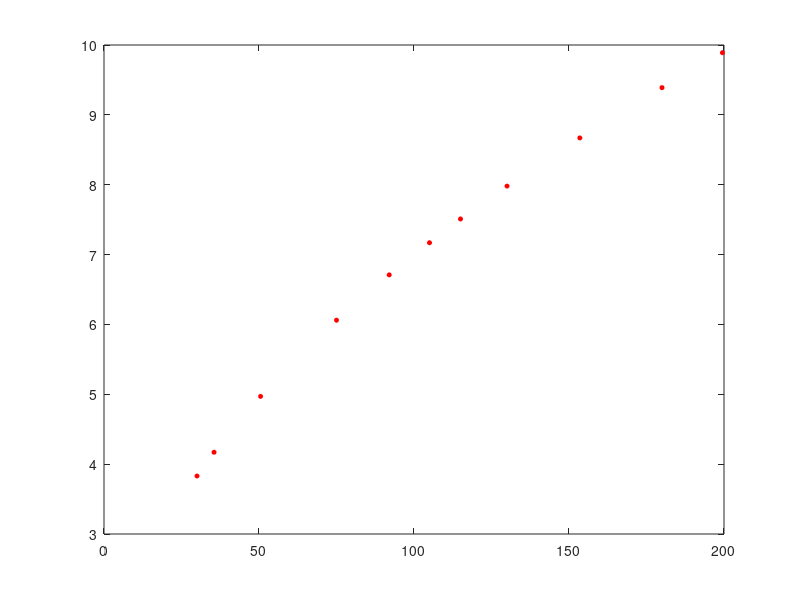
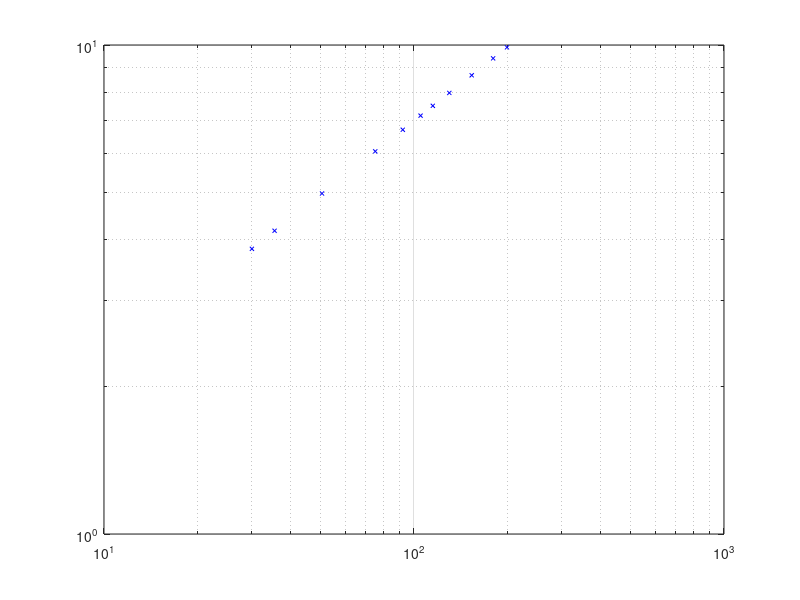
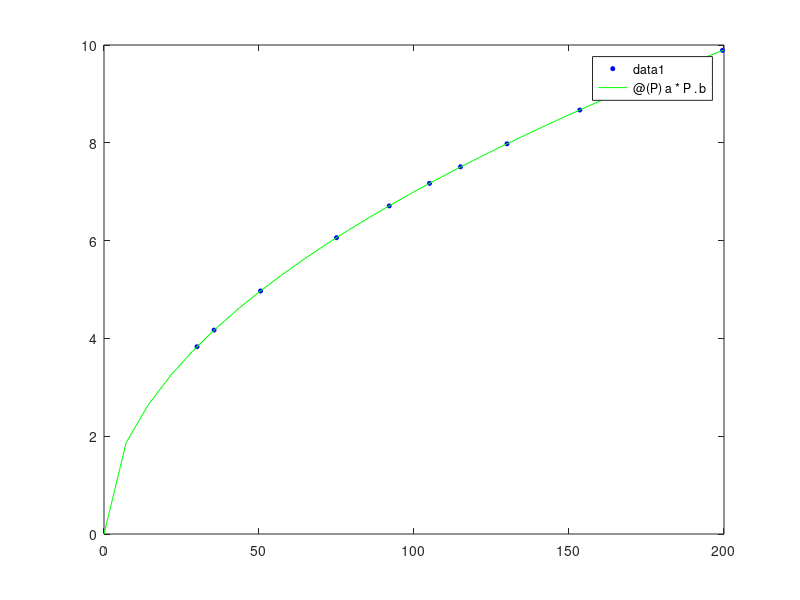

Reproduce these figures in MATLAB, in order.
%PARA CALIBRAR UN MEDIDOR DE ORIFICIO SE MIDE LA VELOCIDAD V DE UN FLUIDO Y
%LA CAIDA DE PRESION DEL TAPE.
%LOS DATOS EXPERIMENTALES SE DAN A CONTINUACION Y SE BUSCAN LOS MEJORES
%PARAMETROS A Y B, DE LA ECUACION QUE REPRESENTE A ESTOS DATOS
%V(P/S)=[3.83,4.17,4.97,6.06,6.71,7.17,7.51,7.98,8.67,9.39,9.89];
%AP(MMHG)=[30.00,35.5,50.5,75.0,92.0,105.0,115.0,130.0,153.5,180.0,199.5];
% LA ECUACION ES v=a(AP)^b
% DONDE V ES LA VELOCIDAD PROMEDIO EN PIES/S
% Y AP ES LA CAIDA DE PRESION EN MMHG
%ENCUENTRE LOS PARAMETROS YINDICADOS A Y B Y CON EL MODELO, ESTIME LA
%VELOCIDAD PROMEDIO, CUANDO LA CAIDA DE PRESION ES DE 140 MMHG.
%HACER LAS GRAFICAS
%MODELO POTENCIAL
clc
clear all;
v=[3.83,4.17,4.97,6.06,6.71,7.17,7.51,7.98,8.67,9.39,9.89];
p=[30.00,35.5,50.5,75.0,92.0,105.0,115.0,130.0,153.5,180.0,199.5];
%LINEALIZANDO EL MODELO TENEMOS

plot(p,v,'o','MarkerSize',3,'MarkerFaceColor','r','MarkerEdgeColor','r');
figure
loglog(p,v,'x','MarkerSize',3,'MarkerFaceColor','b','MarkerEdgeColor','b');
grid on
x=log(p);
y=log(v);

A=[length(x),sum(x);sum(x),sum(x.^2)]
B=[sum(y);sum(y.*x)]
    
X=inv(A)*B;

a_0=X(1)
a_1=X(2)

a=exp(a_0)
b=a_1

V=@(P) a*P.^b;
figure
plot(p,v,'o','MarkerSize',3,'MarkerFaceColor','b','MarkerEdgeColor','b');
hold on
fplot(V,[0,200],'g');
velocidad=V(140)

sr=sum((v-V(p)).^2)
st=sum((v-mean(v)).^2)
r=sqrt((st-sr)/st)